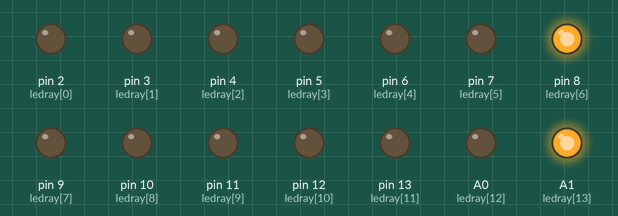
A sketch run on a simulated Arduino Uno, built with avr-gcc and run on an emulated ATmega328P. Parts: output pins drawn as LEDs (lit = HIGH).

Above: at 0.07 s.
At 2.02 s:
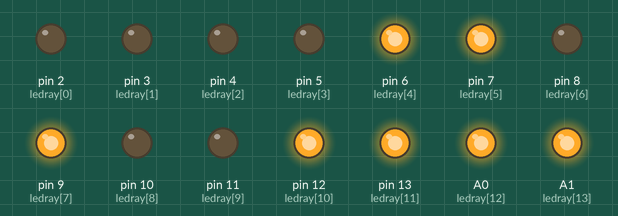
At 4.27 s:
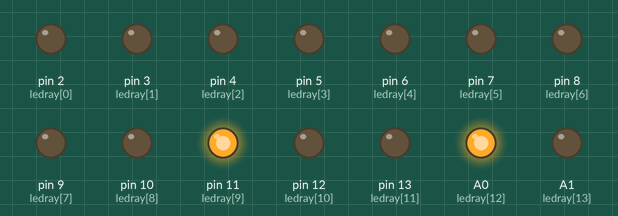
At 8.62 s:
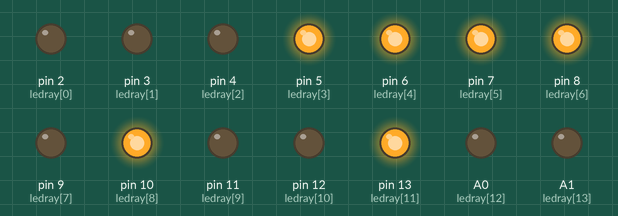
At 12.82 s:
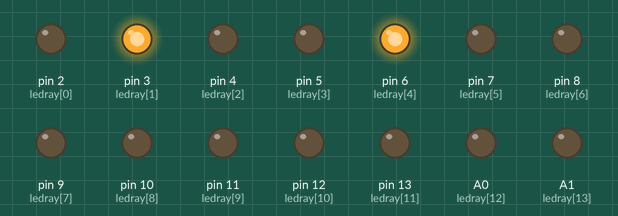
At 17.17 s:
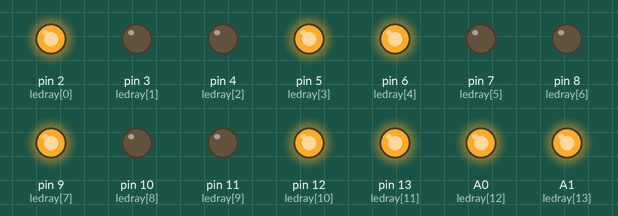
Timing chart, 0 to 17.5 s (numbered marks = the images above):
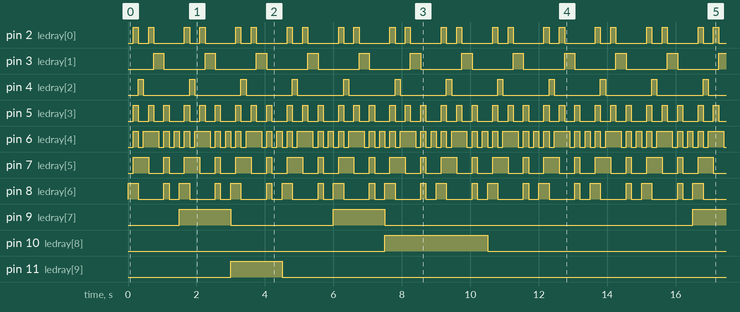

Measured:
- by itself, pin 2 (ledray[0]): repeats every 1.5 s: LOW 0.30 s, HIGH 0.15 s, LOW 0.90 s, HIGH 0.15 s
- by itself, pin 3 (ledray[1]): alternates HIGH for 0.30 s and LOW for 1.2 s
- by itself, pin 4 (ledray[2]): alternates HIGH for 0.15 s and LOW for 1.4 s
- by itself, pin 5 (ledray[3]): repeats every 1.5 s: 2 × (LOW 0.30 s, HIGH 0.15 s), LOW 0.45 s, HIGH 0.15 s
- by itself, pin 6 (ledray[4]): repeats every 1.5 s: LOW 0.15 s, HIGH 0.45 s, 3 × (LOW 0.15 s, HIGH 0.15 s)
- by itself, pin 7 (ledray[5]): repeats every 1.5 s: LOW 0.45 s, HIGH 0.15 s, LOW 0.45 s, HIGH 0.45 s
- by itself, pin 8 (ledray[6]): repeats every 1.5 s: LOW 0.75 s, HIGH 0.15 s, LOW 0.30 s, HIGH 0.30 s
- by itself, pin 9 (ledray[7]): repeats every 15.0 s: LOW 3.0 s, HIGH 1.5 s, LOW 9.0 s, HIGH 1.5 s

The sketch:

ARDUINO_7_SEG_99_COUNT.ino
```cpp
int flag;
int ledray[]={2,3,4,5,6,7,8,9,10,11,12,13,A0,A1};
int seg2ry[]={9,10,11,12,13,A0,A1};
int seg1ry[]={2,3,4,5,6,7,8};
int delayt = 150;
void setup()
{
  for(int i ; i<=13 ; i++)
  {
    pinMode(ledray[i],OUTPUT);
  }
  digitalWrite(9,LOW);
 digitalWrite(10,LOW);
 digitalWrite(11,LOW);
 digitalWrite(12,LOW);
 digitalWrite(13,LOW);
 digitalWrite(14,LOW);
 digitalWrite(15,HIGH);
 flag = 0;
}

void loop()
{


 digitalWrite(2,LOW);
 digitalWrite(3,LOW);
 digitalWrite(4,LOW);
 digitalWrite(5,LOW);
 digitalWrite(6,LOW);
 digitalWrite(7,LOW);
 digitalWrite(8,HIGH);
 delay(delayt);

 digitalWrite(2,HIGH);
 digitalWrite(3,LOW);
 digitalWrite(4,LOW);
 digitalWrite(5,HIGH);
 digitalWrite(6,HIGH);
 digitalWrite(7,HIGH);
 digitalWrite(8,HIGH);
 delay(delayt);

 digitalWrite(2,LOW);
 digitalWrite(3,LOW);
 digitalWrite(4,HIGH);
 digitalWrite(5,LOW);
 digitalWrite(6,LOW);
 digitalWrite(7,HIGH);
 digitalWrite(8,LOW);
 delay(delayt);

 digitalWrite(2,LOW);
 digitalWrite(3,LOW);
 digitalWrite(4,LOW);
 digitalWrite(5,LOW);
 digitalWrite(6,HIGH);
 digitalWrite(7,HIGH);
 digitalWrite(8,LOW);
 delay(delayt);

 digitalWrite(2,HIGH);
 digitalWrite(3,LOW);
 digitalWrite(4,LOW);
 digitalWrite(5,HIGH);
 digitalWrite(6,HIGH);
 digitalWrite(7,LOW);
 digitalWrite(8,LOW);
 delay(delayt);

 digitalWrite(2,LOW);
 digitalWrite(3,HIGH);
 digitalWrite(4,LOW);
 digitalWrite(5,LOW);
 digitalWrite(6,HIGH);
 digitalWrite(7,LOW);
 digitalWrite(8,LOW);
 delay(delayt);

  digitalWrite(2,LOW);
 digitalWrite(3,HIGH);
 digitalWrite(4,LOW);
 digitalWrite(5,LOW);
 digitalWrite(6,LOW);
 digitalWrite(7,LOW);
 digitalWrite(8,LOW);
 delay(delayt);

  digitalWrite(2,LOW);
 digitalWrite(3,LOW);
 digitalWrite(4,LOW);
 digitalWrite(5,HIGH);
 digitalWrite(6,HIGH);
 digitalWrite(7,HIGH);
 digitalWrite(8,HIGH);
 delay(delayt);

  digitalWrite(2,LOW);
 digitalWrite(3,LOW);
 digitalWrite(4,LOW);
 digitalWrite(5,LOW);
 digitalWrite(6,LOW);
 digitalWrite(7,LOW);
 digitalWrite(8,LOW);
 delay(delayt);

  digitalWrite(2,LOW);
 digitalWrite(3,LOW);
 digitalWrite(4,LOW);
 digitalWrite(5,LOW);
 digitalWrite(6,HIGH);
 digitalWrite(7,LOW);
 digitalWrite(8,LOW);
 delay(delayt);

 if(flag == 0)
 {
  flag++;
 digitalWrite(9,HIGH);
 digitalWrite(10,LOW);
 digitalWrite(11,LOW);
 digitalWrite(12,HIGH);
 digitalWrite(13,HIGH);
 digitalWrite(A0,HIGH);
 digitalWrite(A1,HIGH);
 loop();
 }
 else if (flag==1)
 {
  flag++;
 digitalWrite(9,LOW);
 digitalWrite(10,LOW);
 digitalWrite(11,HIGH);
 digitalWrite(12,LOW);
 digitalWrite(13,LOW);
 digitalWrite(A0,HIGH);
 digitalWrite(A1,LOW);
 loop();
 }
  else if (flag==2)
 {
  flag++;
 digitalWrite(9,LOW);
 digitalWrite(10,LOW);
 digitalWrite(11,LOW);
 digitalWrite(12,LOW);
 digitalWrite(13,HIGH);
 digitalWrite(A0,HIGH);
 digitalWrite(A1,LOW);
 loop();
 }
 else if (flag==3)
 {
  flag++;
 digitalWrite(9,HIGH);
 digitalWrite(10,LOW);
 digitalWrite(11,LOW);
 digitalWrite(12,HIGH);
 digitalWrite(13,HIGH);
 digitalWrite(A0,LOW);
 digitalWrite(A1,LOW);
 loop();
 }
  else if (flag==4)
 {
  flag++;
 digitalWrite(9,LOW);
 digitalWrite(10,HIGH);
 digitalWrite(11,LOW);
 digitalWrite(12,LOW);
 digitalWrite(13,HIGH);
 digitalWrite(A0,LOW);
 digitalWrite(A1,LOW);
 loop();
 }
   else if (flag==5)
 {
  flag++;
 digitalWrite(9,LOW);
 digitalWrite(10,HIGH);
 digitalWrite(11,LOW);
 digitalWrite(12,LOW);
 digitalWrite(13,LOW);
 digitalWrite(A0,LOW);
 digitalWrite(A1,LOW);
 loop();
 }
    else if (flag==6)
 {
  flag++;
 digitalWrite(9,LOW);
 digitalWrite(10,LOW);
 digitalWrite(11,LOW);
 digitalWrite(12,HIGH);
 digitalWrite(13,HIGH);
 digitalWrite(A0,HIGH);
 digitalWrite(A1,HIGH);
 loop();
 }
    else if (flag==7)
 {
  flag++;
 digitalWrite(9,LOW);
 digitalWrite(10,LOW);
 digitalWrite(11,LOW);
 digitalWrite(12,LOW);
 digitalWrite(13,LOW);
 digitalWrite(A0,LOW);
 digitalWrite(A1,LOW);
 loop();
 }
   else if (flag==8)
 {
  flag++;
 digitalWrite(9,LOW);
 digitalWrite(10,LOW);
 digitalWrite(11,LOW);
 digitalWrite(12,LOW);
 digitalWrite(13,HIGH);
 digitalWrite(A0,LOW);
 digitalWrite(A1,LOW);
 loop();
 }
 if(flag==9)
 {
 digitalWrite(9,LOW);
 digitalWrite(10,LOW);
 digitalWrite(11,LOW);
 digitalWrite(12,LOW);
 digitalWrite(13,LOW);
 digitalWrite(14,LOW);
 digitalWrite(15,HIGH);
 flag = 0;
 loop();
 }


 }
```
